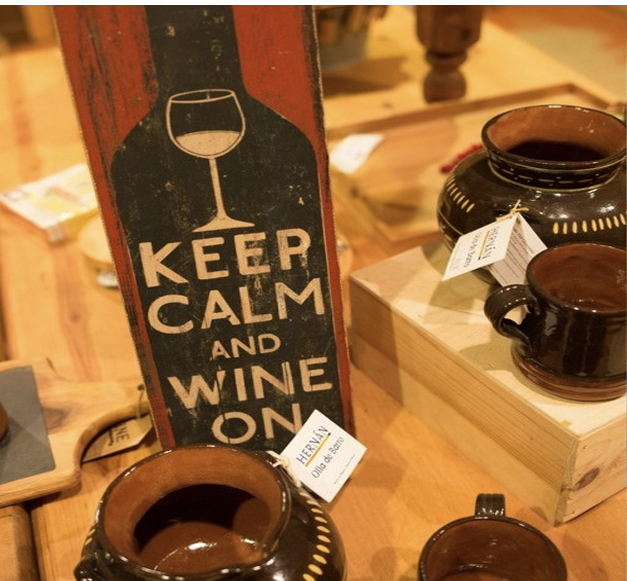
#> input picture Grafkom/Gambar1_grafkom.png, 627 x 581 px
$ python white_patch.py
#> lines starting #> are read from the running program, lines starting #| are printed output that depends on the picture
#> further down, image is the input picture: shape (581, 627, 3); mean B, G, R 56.8, 103.7, 151.5
import cv2
import numpy as np

def white_patch_assumption(image):
    img_float = image.astype(np.float32)
    b, g, r = cv2.split(img_float)
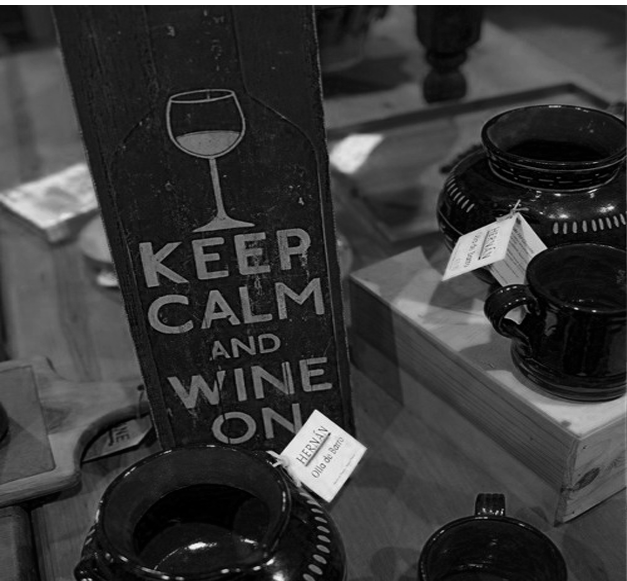
#> b: shape (581, 627) float32; min 0, max 255, mean 56.8
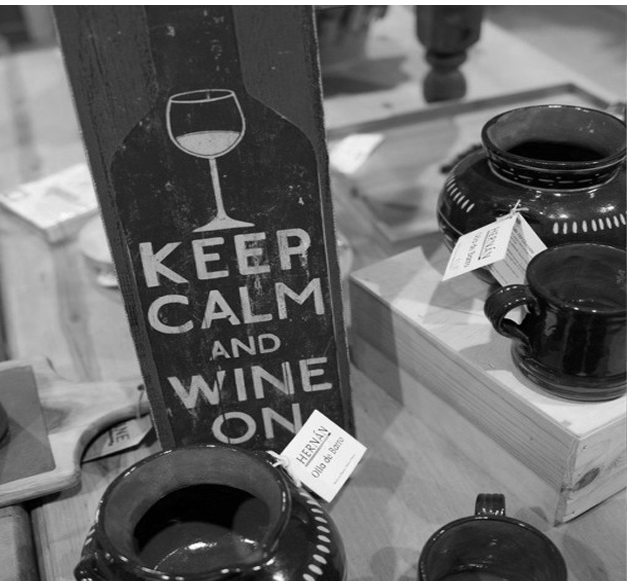
#> g: shape (581, 627) float32; min 0, max 255, mean 103.7
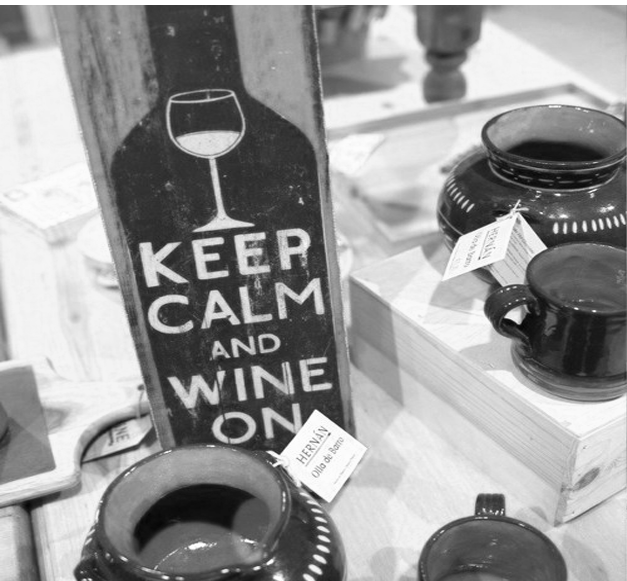
#> r: shape (581, 627) float32; min 3, max 255, mean 151.5
    max_r, max_g, max_b = np.max(r), np.max(g), np.max(b)
#> max_r = 255; max_g = 255; max_b = 255
    r, g, b = r * 255.0 / max_r, g * 255.0 / max_g, b * 255.0 / max_b
    balanced = cv2.merge((b, g, r))
    return np.clip(balanced, 0, 255).astype(np.uint8)

# Baca dan proses gambar
image = cv2.imread('Gambar1_grafkom.png')  # Ganti sesuai nama file gambar
corrected = white_patch_assumption(image)

cv2.imshow('Original', image)
cv2.imshow('White Patch Corrected', corrected)
cv2.waitKey(0)
cv2.destroyAllWindows()

$ run again, with Grafkom/Gambar2_Grafkom.png copied over Grafkom/Gambar1_grafkom.png
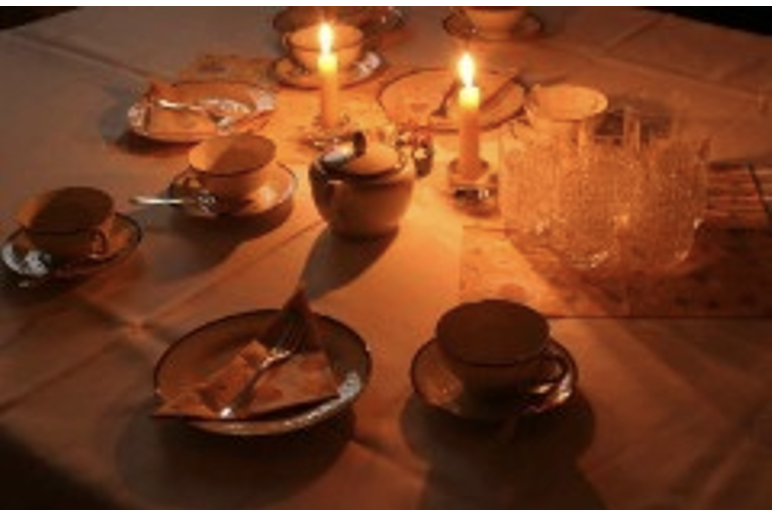
#> input picture Grafkom/Gambar2_Grafkom.png, 777 x 510 px
#> image is the input picture: shape (510, 777, 3); mean B, G, R 35.3, 64.2, 120.4
#> in white_patch_assumption, `b, g, r = cv2.split(img_float)`:
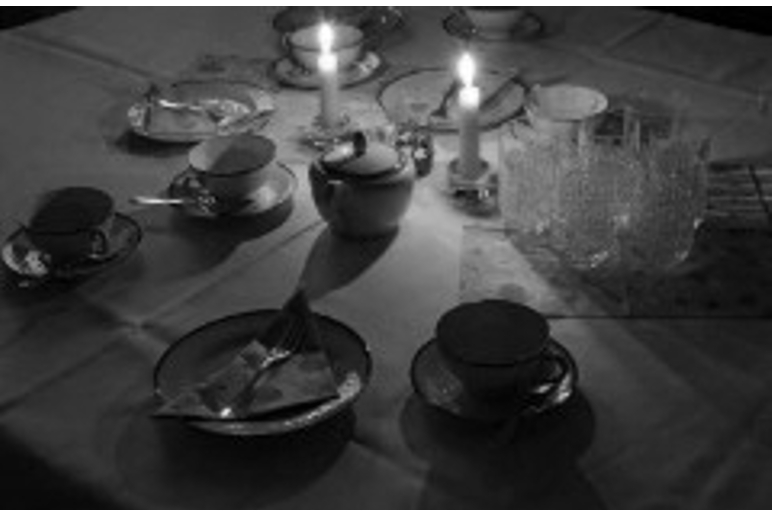
#> g: shape (510, 777) float32; min 0, max 255, mean 64.2
#> in white_patch_assumption, `b, g, r = cv2.split(img_float)`:
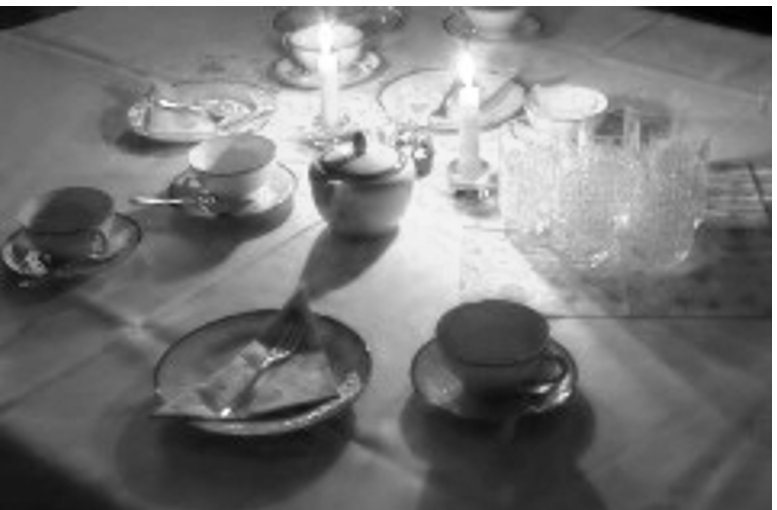
#> r: shape (510, 777) float32; min 0, max 255, mean 120.4
#> max_r = 255

$ run again, with Grafkom/Gambar3_Grafkom.png copied over Grafkom/Gambar1_grafkom.png
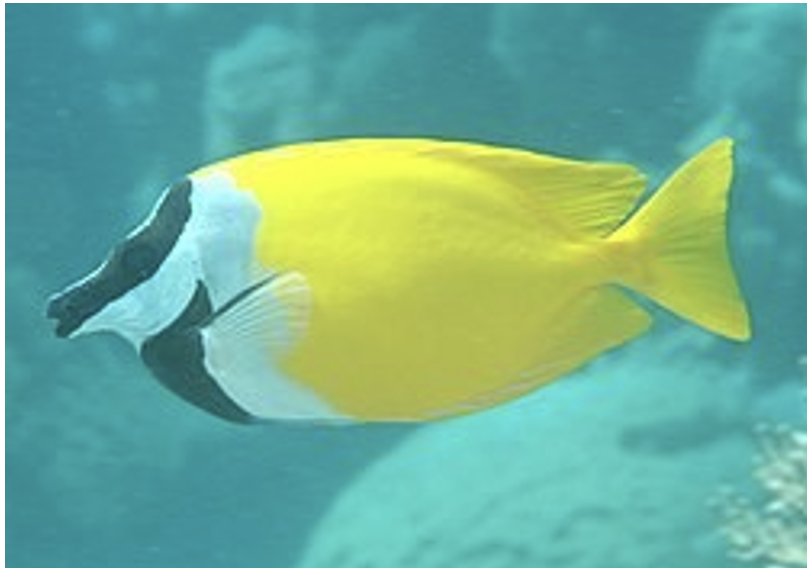
#> input picture Grafkom/Gambar3_Grafkom.png, 807 x 568 px
#> image is the input picture: shape (568, 807, 3); mean B, G, R 147.8, 174.3, 112.7
#> in white_patch_assumption, `b, g, r = cv2.split(img_float)`:
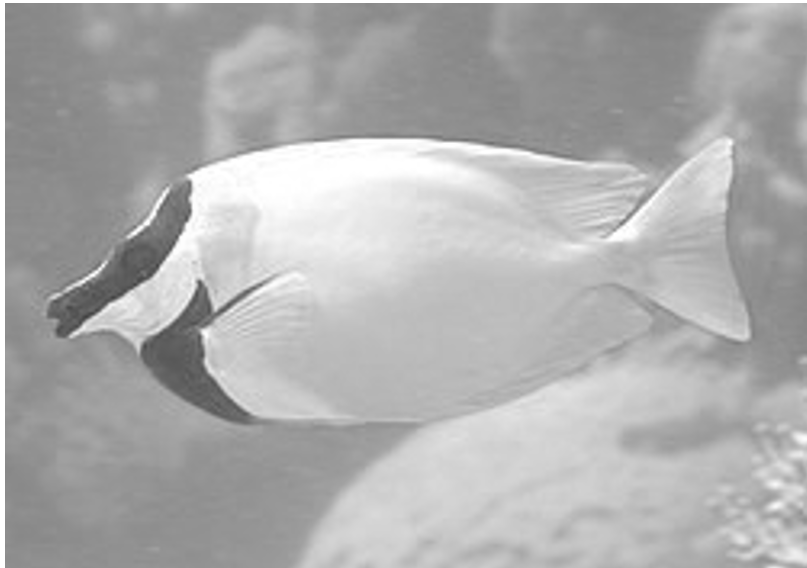
#> g: shape (568, 807) float32; min 64, max 255, mean 174.3
#> in white_patch_assumption, `b, g, r = cv2.split(img_float)`:
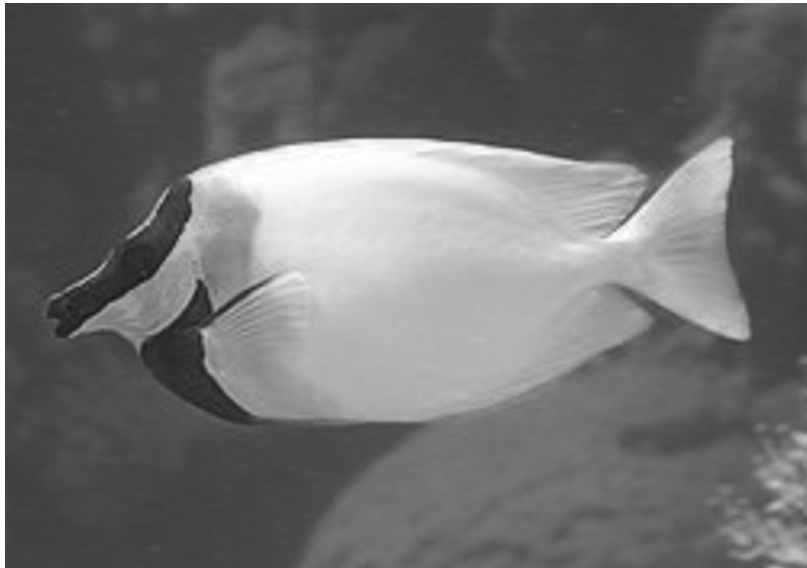
#> r: shape (568, 807) float32; min 24, max 255, mean 112.7
#> max_r = 255
